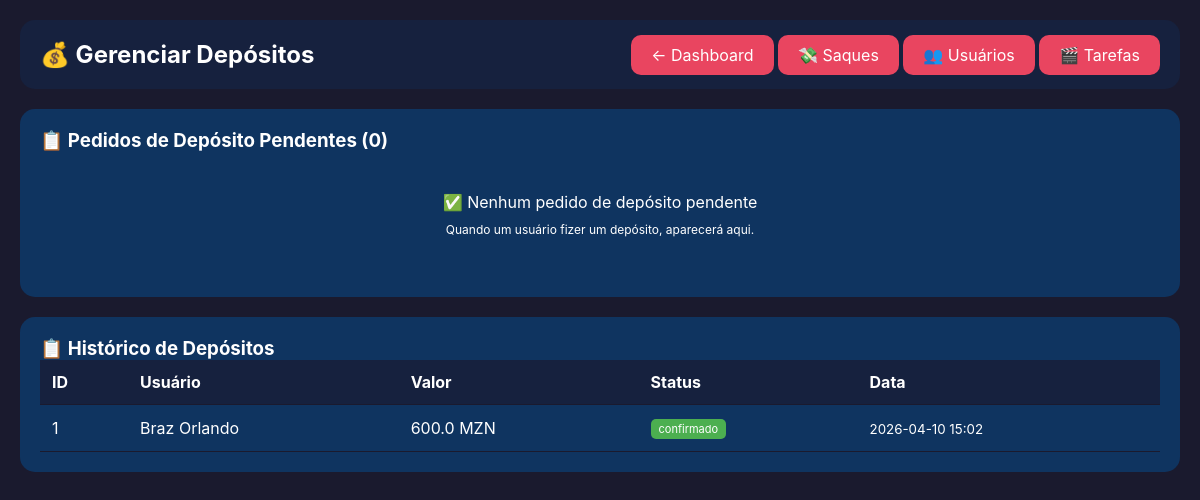
The app's page /admin_depositos (signed in), older data.
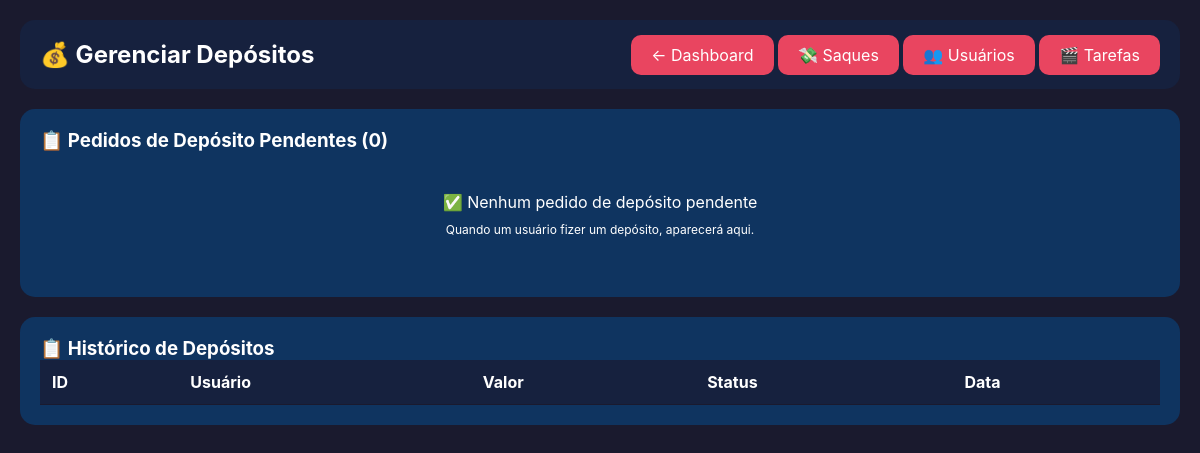
The same page, newer data.
### tables this page shows
CREATE TABLE pedidos_deposito (
    id INTEGER PRIMARY KEY AUTOINCREMENT,
    usuario_id INTEGER,
    valor REAL,
    nivel_desejado INTEGER,
    comprovante TEXT,
    metodo_pagamento TEXT,
    numero_pagamento TEXT,
    nome_titular TEXT,
    status TEXT DEFAULT 'pendente',
    data_pedido TIMESTAMP DEFAULT CURRENT_TIMESTAMP,
    data_confirmacao TIMESTAMP,
    FOREIGN KEY (usuario_id) REFERENCES usuarios(id)
);

CREATE TABLE usuarios (
    id INTEGER PRIMARY KEY AUTOINCREMENT,
    nome TEXT NOT NULL,
    email TEXT UNIQUE NOT NULL,
    telefone TEXT,
    senha TEXT NOT NULL,
    codigo_convite TEXT UNIQUE NOT NULL,
    convidado_por TEXT,
    nivel INTEGER DEFAULT 0,
    nivel_nome TEXT DEFAULT 'Estagiário',
    validade_inicio TEXT,
    validade_fim TEXT,
    saldo_principal REAL DEFAULT 0,
    saldo_comissao REAL DEFAULT 0,
    ganhos_hoje REAL DEFAULT 0,
    ganhos_ontem REAL DEFAULT 0,
    ganhos_semana REAL DEFAULT 0,
    ganhos_mes REAL DEFAULT 0,
    ganhos_total REAL DEFAULT 0,
    is_admin INTEGER DEFAULT 0,
    data_registro TIMESTAMP DEFAULT CURRENT_TIMESTAMP
);

### app.py (the view)
@app.route('/admin_depositos')
@admin_obrigatorio
def admin_depositos():
    conn = get_db()
    pedidos = conn.execute('''
        SELECT p.*, u.nome, u.email, u.telefone
        FROM pedidos_deposito p
        JOIN usuarios u ON p.usuario_id = u.id
        WHERE p.status = 'pendente'
        ORDER BY p.data_pedido DESC
    ''').fetchall()
    historico = conn.execute('''
        SELECT p.*, u.nome
        FROM pedidos_deposito p
        JOIN usuarios u ON p.usuario_id = u.id
        WHERE p.status != 'pendente'
        ORDER BY p.data_pedido DESC
        LIMIT 50
    ''').fetchall()
    conn.close()
    return render_template('admin_depositos.html', pedidos=pedidos, historico=historico)

### app.py (called while the page is built)
def get_db():
    conn = sqlite3.connect('database.db')
    conn.row_factory = sqlite3.Row
    return conn

def admin_obrigatorio(f):
    @wraps(f)
    def decorated_function(*args, **kwargs):
        if 'usuario_id' not in session:
            flash('Faça login primeiro', 'erro')
            return redirect(url_for('login'))
        conn = get_db()
        usuario = conn.execute('SELECT is_admin FROM usuarios WHERE id = ?', (session['usuario_id'],)).fetchone()
        conn.close()
        if not usuario or usuario['is_admin'] != 1:
            flash('Acesso negado. Área administrativa.', 'erro')
            return redirect(url_for('painel'))
        return f(*args, **kwargs)
    return decorated_function

### templates/admin_depositos.html (shortened to what this page needs)
<!DOCTYPE html>
<html lang="pt">
<head>
</head>
<body>
    <div class="container">
        <div class="header">
            <h2>💰 Gerenciar Depósitos</h2>
            <div>
                <a href="/admin_painel" class="btn">← Dashboard</a>
                <a href="/admin_saques" class="btn">💸 Saques</a>
                <a href="/admin_usuarios" class="btn">👥 Usuários</a>
                <a href="/admin_tarefas" class="btn">🎬 Tarefas</a>
            </div>
        </div>
        <div class="card">
            <h3>📋 Pedidos de Depósito Pendentes ({{ pedidos|length }})</h3>
            {% if pedidos|length > 0 %}
            <div style="overflow-x: auto;">
                <table>
                    <thead>
                        <tr>
                            <th>ID</th>
                            <th>Usuário</th>
                            <th>Telefone</th>
                            <th>Valor</th>
                            <th>Método</th>
                            <th>Data</th>
                            <th>Comprovante</th>
                            <th>Ações</th>
                        </tr>
                    </thead>
                    <tbody>
                        {% for pedido in pedidos %}
                        <tr>
                            <td>{{ pedido.id }}</td>
                            <td>{{ pedido.nome }}<br><small>{{ pedido.email }}</small></td>
                            <td>{{ pedido.telefone or '-' }}</td>
                            <td><strong>{{ pedido.valor }} MZN</strong></td>
                            <td>{{ pedido.metodo_pagamento or 'M-Pesa' }}</td>
                            <td><small>{{ pedido.data_pedido[:16] }}</small></td>
                            <td>
                                {% if pedido.comprovante %}
                                    <a href="/{{ pedido.comprovante }}" target="_blank" class="btn-primary">📸 Ver</a>
                                {% else %}
                                    <span class="pendente">Sem arquivo</span>
                                {% endif %}
                            </td>
                            <td>
                                <a href="/confirmar_deposito/{{ pedido.id }}" class="btn-success" onclick="return confirm('Confirmar depósito de {{ pedido.valor }} MZN?')">✅ Confirmar</a>
                                <a href="/rejeitar_deposito/{{ pedido.id }}" class="btn-danger" onclick="return confirm('Rejeitar depósito?')">❌ Rejeitar</a>
                            </td>
                        </tr>
                        {% endfor %}
                    </tbody>
                </table>
            </div>
            {% else %}
                <div style="text-align: center; padding: 40px;">
                    <p>✅ Nenhum pedido de depósito pendente</p>
                    <p style="font-size: 12px; margin-top: 10px;">Quando um usuário fizer um depósito, aparecerá aqui.</p>
                </div>
            {% endif %}
        </div>
        <div class="card">
            <h3>📋 Histórico de Depósitos</h3>
            <div style="overflow-x: auto;">
                <table>
                    <thead>
                        <tr><th>ID</th><th>Usuário</th><th>Valor</th><th>Status</th><th>Data</th></tr>
                    </thead>
                    <tbody>
                        {% for hist in historico %}
                        <tr>
                            <td>{{ hist.id }}</td>
                            <td>{{ hist.nome }}</td>
                            <td>{{ hist.valor }} MZN</td>
                            <td>{% if hist.status == 'confirmado' %}<span class="confirmado">{{ hist.status }}</span>{% else %}<span class="pendente">{{ hist.status }}</span>{% endif %}</td>
                            <td><small>{{ hist.data_pedido[:16] }}</small></td>
                        </tr>
                        {% endfor %}
                    </tbody>
                </table>
            </div>
        </div>
    </div>
</body>
</html>

Row changes from the older to the newer data that the page shows:
removed pedidos_deposito: id "1", nome "Braz Orlando", valor "600.0", status "confirmado", data_pedido "2026-04-10 15:02"
